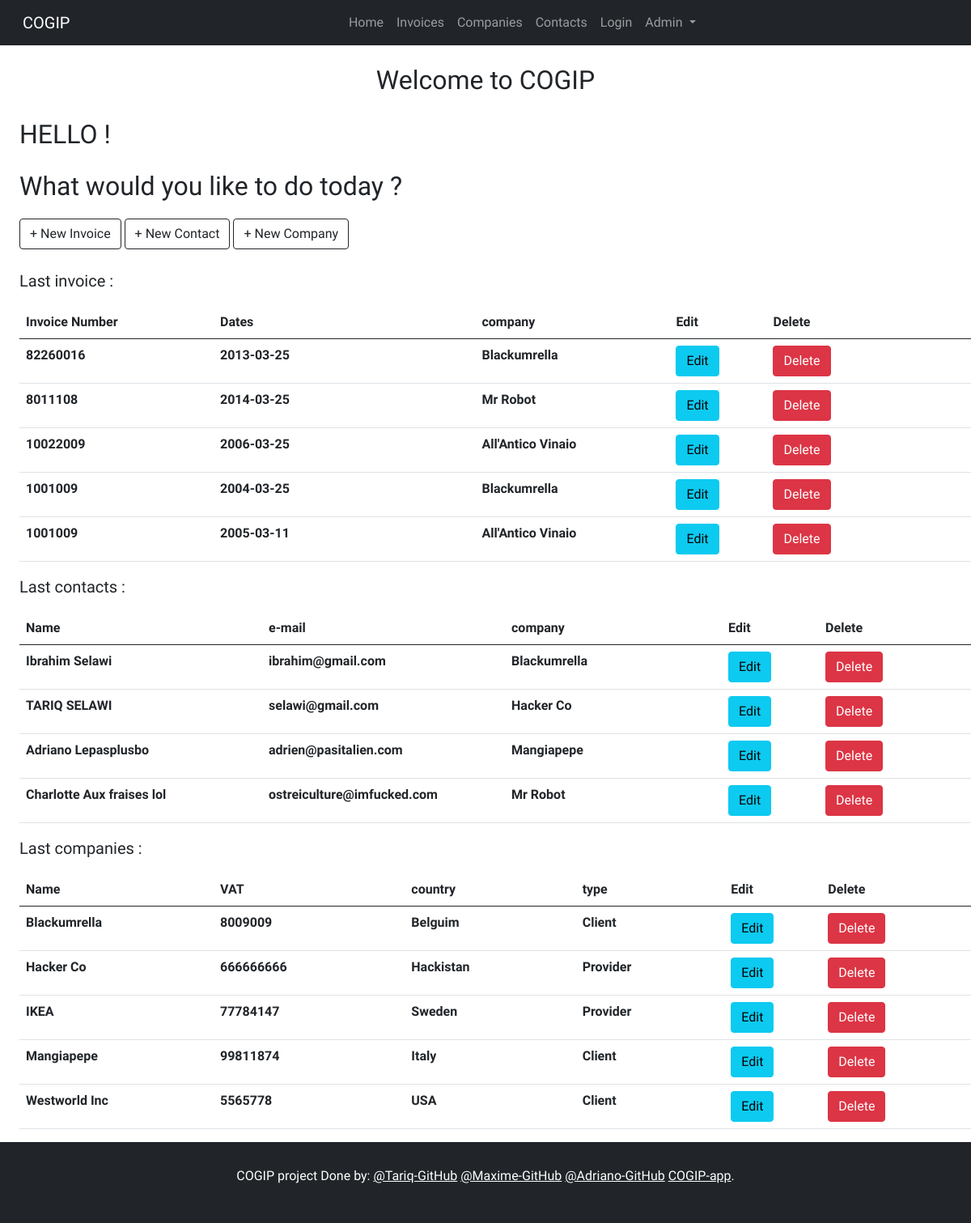
Page /?page=dashboard on the earlier database version.
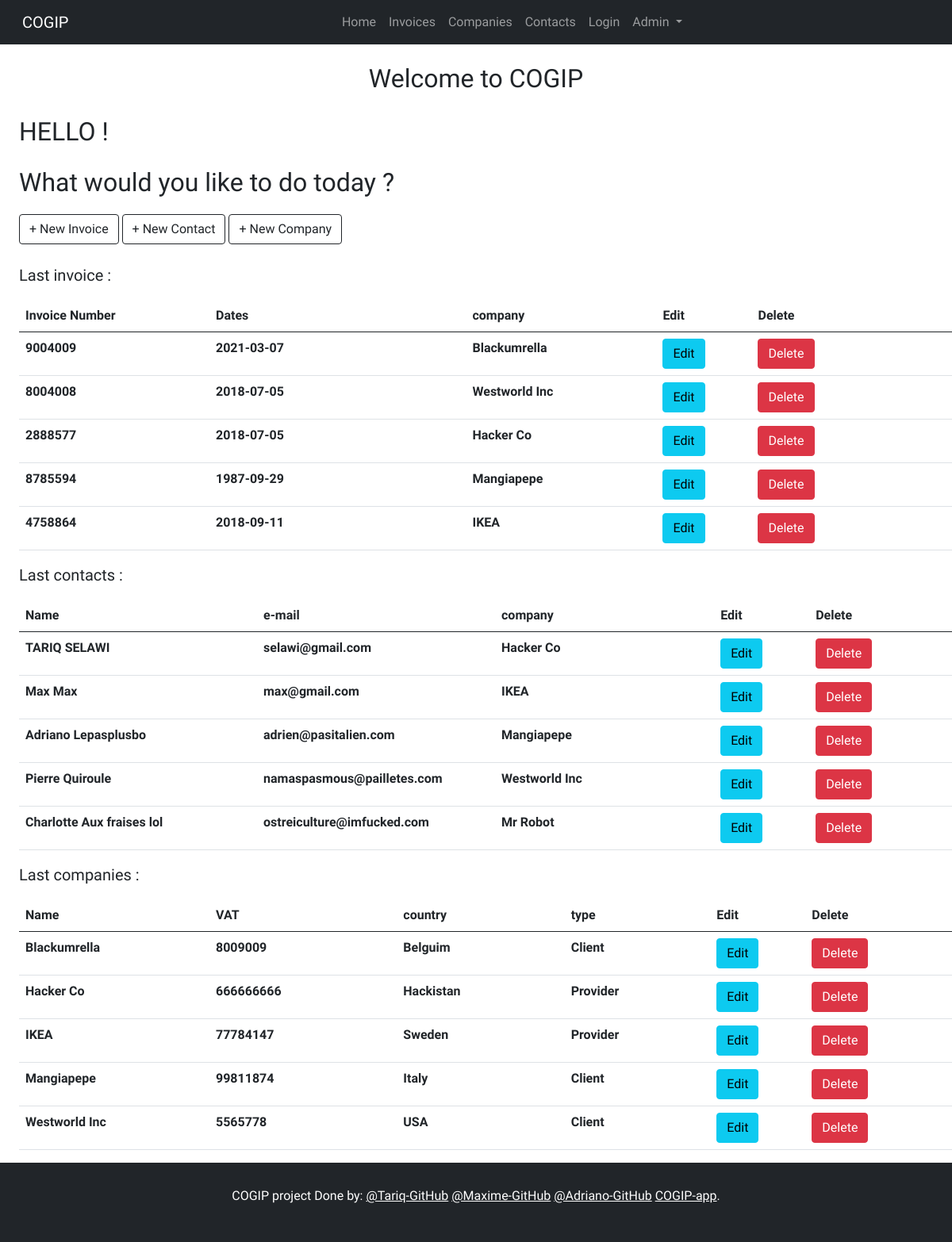
Same page on the later database version.
### tables this page shows
CREATE TABLE `invoices` (
  `invoice_id` int(20) NOT NULL,
  `invoice_number` int(100) NOT NULL,
  `invoice_date` date NOT NULL,
  `company_id` int(50) NOT NULL,
  `employee_id` int(50) NOT NULL
);

CREATE TABLE `companies` (
  `company_id` int(20) NOT NULL,
  `company_name` varchar(255) NOT NULL,
  `country` varchar(255) NOT NULL,
  `VAT_number` int(11) NOT NULL,
  `type_id` int(50) NOT NULL
);

CREATE TABLE `employees` (
  `employee_id` int(20) NOT NULL,
  `first_name` varchar(255) NOT NULL,
  `last_name` varchar(255) NOT NULL,
  `email` varchar(320) NOT NULL,
  `company_id` int(20) NOT NULL
);

CREATE TABLE `type_of_company` (
  `type_id` int(20) NOT NULL,
  `company_type` varchar(255) DEFAULT NULL
);

### src/controller/DashboardController.php (called while the page is built, shortened)
<?php
require_once('./Model/CompaniesManager.php');
require_once('./Model/InvoicesManager.php');
require_once('./Model/ContactsManager.php');
class DashboardController
{
  public function render()
  {
    $invoices = new InvoicesManager();
    $contacts = new ContactsManager();
    $companies = new CompaniesManager();
    require_once('./view/Dashboard.php');
  }
}

### src/index.php (called while the page is built, shortened)
<?php
require_once('controller/DashboardController.php');
$controller = new HomepageController();
if (isset($_GET['page']) && $_GET['page'] === 'dashboard') {
  $controller = new DashboardController();
}
$controller->render();

### src/model/InvoicesManager.php (called while the page is built, shortened)
<?php
class InvoicesManager extends Manager{
  public function getInvoice()
  {
    $db = $this->connectDb();
    try{
      $response = $db->prepare('SELECT * FROM invoices i INNER JOIN
        companies c ON c.company_id = i.company_id
        ORDER BY invoice_id DESC LIMIT 5');
      $response->execute();
  } catch (Exception $e){
      echo $e->getMessage();
      exit();
  }
  return $response;
}
  public function getAllCompanies()
    {
        $db = $this->connectDb();
        try{
            $response = $db->prepare('SELECT DISTINCT * FROM invoices i
              INNER JOIN companies c ON i.company_id = c.company_id
            ');
            $response->execute();
            return $response;
        } catch (Exception $e){
            echo $e->getMessage();
            exit();
        }
    }
}

### src/model/ContactsManager.php (called while the page is built, shortened)
<?php
 class ContactsManager extends Manager
 {
   public function getContacts()
   {
     $db = $this->connectDb();
     try {
       $response = $db->prepare('SELECT * FROM employees
       JOIN companies on
       employees.employee_id=companies.company_id
       ORDER by employee_id DESC limit 5');
       $response->execute();
     } catch (Exception $e) {
       echo $e->getMessage();
       exit();
     }
     return $response;
   }
 }

### src/model/CompaniesManager.php (called while the page is built, shortened)
<?php
class CompaniesManager extends Manager
{
  public function getCompany(){
    $db = $this->connectDb();
    try {
      $response = $db->prepare("SELECT * from companies c
        JOIN type_of_company t
        ON t.type_id=c.type_id
        ORDER BY company_id DESC limit 5");
      $response->execute();
    } catch (Exception $e) {
      echo $e->getMessage();
      exit;
    }
    return $response;
  }
}

### src/view/Dashboard.php (the view, shortened to what the changed rows need)
<?php require_once("include/header.php"); ?>
<h2 class="my-4 d-flex justify-content-center"> Welcome to COGIP </h2>
                <?php foreach ($invoices->getAllCompanies() as $company) : ?>
                  <option type="text" id="firstName" class="form-control" value="<?= $company['company_id'] ?>"><?= $company['company_name'] ?></option>
                <?php endforeach ?>
<table class="table mx-4">
  <thead>
    <tr>
      <th scope="col" width="20%">Invoice Number</th>
      <th scope="col">Dates</th>
      <th scope="col" width="20%">company</th>
      <th scope="col" width="10%">Edit</th>
      <th scope="col">Delete</th>
    </tr>
  </thead>
  <tr>
    <?php foreach ($invoices->getInvoice() as $invoice) : ?>
      <th><?= $invoice['invoice_number'] ?></th>
      <th><?= $invoice['invoice_date'] ?></th>
      <th><?= $invoice['company_name'] ?></th>
      <form action=""  method="POST">
        <th><button type="button" data-toggle="modal" data-target="#newinvoice" name=""  value="<?= $invoice['invoice_id'] ?>" class="btn btn-info">Edit</button></th>
        <th><button name="deleteId" value="<?= $invoice['invoice_id'] ?>" class="btn btn-danger">Delete</button></th>
      </form>
  </tr>
<?php endforeach ?>
</table>
<table class="table mx-4">
  <thead>
    <tr>
      <th scope="col" width="25%">Name</th>
      <th scope="col" width="25%">e-mail</th>
      <th scope="col">company</th>
      <th scope="col" width="10%">Edit</th>
      <th scope="col">Delete</th>
    </tr>
  </thead>
  <tr>
    <?php foreach ($contacts->getContacts() as $contact) : ?>
      <th><?= $contact['first_name'] . ' ' . $contact['last_name'] ?></th>
      <th><?= $contact['email'] ?></th>
      <th><?= $contact['company_name'] ?></th>
      <form action="" method="POST">
      <th><button type="button" name="editBtn" class="btn btn-info">Edit</button></th>
      <th><button  name="deleteId" value="<?= $contact['employee_id'] ?>" class="btn btn-danger">Delete</button></th>
      </form>
  </tr>
<?php endforeach ?>
</table>
<table class="table mx-4">
  <thead>
    <tr>
      <th scope="col" width="20%">Name</th>
      <th scope="col">VAT</th>
      <th scope="col">country</th>
      <th scope="col">type</th>
      <th scope="col" width="10%">Edit</th>
      <th scope="col">Delete</th>
    </tr>
  </thead>
  <tr>
    <?php foreach ($companies->getCompany() as $company) : ?>
      <th><?= $company['company_name'] ?></th>
      <th><?= $company['VAT_number'] ?></th>
      <th><?= $company['country'] ?></th>
      <th><?= $company['company_type'] ?></th>
      <form action="" method="POST">
      <th><button type="update" name="editBtn" class="btn btn-info">Edit</button></th>
      <th><button  name="deleteId" value="<?= $company['company_id'] ?>" class="btn btn-danger">Delete</button></th>
      </form>
  </tr>
<?php endforeach ?>
</table>
<?php require_once("include/footer.php"); ?>

Differences in the rows shown:
removed invoices: invoice_number "82260016", invoice_date "2013-03-25", company.company_name "Blackumrella", $invoice['invoice_id'] 28 (drawn)
removed invoices: invoice_number "8011108", invoice_date "2014-03-25", company.company_name "Mr Robot", $invoice['invoice_id'] 26 (drawn)
removed invoices: invoice_number "10022009", invoice_date "2006-03-25", company.company_name "All'Antico Vinaio", $invoice['invoice_id'] 21 (drawn)
removed invoices: invoice_number "1001009", invoice_date "2004-03-25", company.company_name "Blackumrella", $invoice['invoice_id'] 20 (drawn)
removed invoices: invoice_number "1001009", invoice_date "2005-03-11", company.company_name "All'Antico Vinaio", $invoice['invoice_id'] 19 (drawn)
removed employees: first_name "Ibrahim", last_name "Selawi", email "ibrahim@gmail.com", company.company_name "Blackumrella", $contact['employee_id'] 9 (drawn)
added invoices: invoice_number "9004009", invoice_date "2021-03-07", company.company_name "Blackumrella", $invoice['invoice_id'] 8 (drawn)
added invoices: invoice_number "8004008", invoice_date "2018-07-05", company.company_name "Westworld Inc", $invoice['invoice_id'] 7 (drawn)
added invoices: invoice_number "2888577", invoice_date "2018-07-05", company.company_name "Hacker Co", $invoice['invoice_id'] 5 (drawn)
added invoices: invoice_number "8785594", invoice_date "1987-09-29", company.company_name "Mangiapepe", $invoice['invoice_id'] 4 (drawn)
now on this page (row unchanged): invoices: invoice_number "4758864", invoice_date "2018-09-11", company.company_name "IKEA", $invoice['invoice_id'] 3 (drawn)
added employees: first_name "Max", last_name "Max", email "max@gmail.com", companies.company_name "IKEA", $contact['employee_id'] 7 (drawn)
added employees: first_name "Pierre", last_name "Quiroule", email "namaspasmous@pailletes.com", companies.company_name "Westworld Inc", $contact['employee_id'] 5 (drawn)
